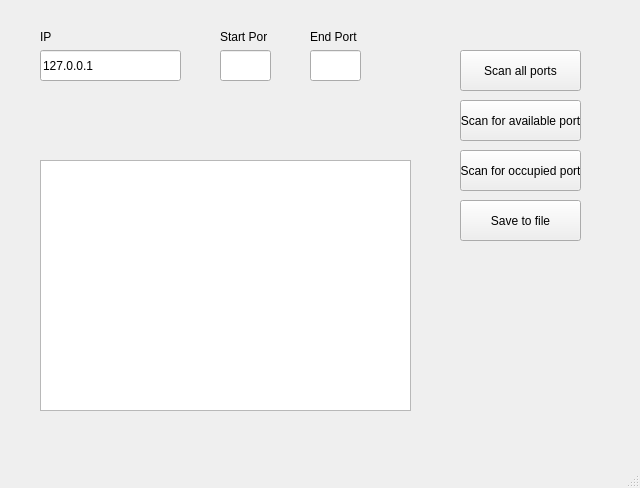
<?xml version="1.0" encoding="UTF-8"?>
<ui version="4.0">
 <class>MainWindow</class>
 <widget class="QMainWindow" name="MainWindow">
  <property name="geometry">
   <rect>
    <x>0</x>
    <y>0</y>
    <width>640</width>
    <height>488</height>
   </rect>
  </property>
  <property name="windowTitle">
   <string>Port Scanner</string>
  </property>
  <widget class="QWidget" name="centralwidget">
   <widget class="QLineEdit" name="txtIp">
    <property name="geometry">
     <rect>
      <x>40</x>
      <y>50</y>
      <width>141</width>
      <height>31</height>
     </rect>
    </property>
    <property name="text">
     <string>127.0.0.1</string>
    </property>
   </widget>
   <widget class="QLineEdit" name="txtStartPort">
    <property name="geometry">
     <rect>
      <x>220</x>
      <y>50</y>
      <width>51</width>
      <height>31</height>
     </rect>
    </property>
   </widget>
   <widget class="QLineEdit" name="txtEndPort">
    <property name="geometry">
     <rect>
      <x>310</x>
      <y>50</y>
      <width>51</width>
      <height>31</height>
     </rect>
    </property>
   </widget>
   <widget class="QLabel" name="ipDesc">
    <property name="geometry">
     <rect>
      <x>40</x>
      <y>30</y>
      <width>47</width>
      <height>13</height>
     </rect>
    </property>
    <property name="text">
     <string>IP</string>
    </property>
   </widget>
   <widget class="QLabel" name="StartPortDesc">
    <property name="geometry">
     <rect>
      <x>220</x>
      <y>30</y>
      <width>47</width>
      <height>13</height>
     </rect>
    </property>
    <property name="text">
     <string>Start Port</string>
    </property>
   </widget>
   <widget class="QLabel" name="EndPortDesc">
    <property name="geometry">
     <rect>
      <x>310</x>
      <y>30</y>
      <width>47</width>
      <height>13</height>
     </rect>
    </property>
    <property name="text">
     <string>End Port</string>
    </property>
   </widget>
   <widget class="QPushButton" name="btnScan">
    <property name="geometry">
     <rect>
      <x>460</x>
      <y>50</y>
      <width>121</width>
      <height>41</height>
     </rect>
    </property>
    <property name="text">
     <string>Scan all ports</string>
    </property>
   </widget>
   <widget class="QTextEdit" name="txtOutputWindow">
    <property name="geometry">
     <rect>
      <x>40</x>
      <y>160</y>
      <width>371</width>
      <height>251</height>
     </rect>
    </property>
   </widget>
   <widget class="QPushButton" name="btnScanOpened">
    <property name="geometry">
     <rect>
      <x>460</x>
      <y>100</y>
      <width>121</width>
      <height>41</height>
     </rect>
    </property>
    <property name="text">
     <string>Scan for available port</string>
    </property>
   </widget>
   <widget class="QPushButton" name="btnScanClosed">
    <property name="geometry">
     <rect>
      <x>460</x>
      <y>150</y>
      <width>121</width>
      <height>41</height>
     </rect>
    </property>
    <property name="text">
     <string>Scan for occupied port</string>
    </property>
   </widget>
   <widget class="QPushButton" name="btnSave">
    <property name="geometry">
     <rect>
      <x>460</x>
      <y>200</y>
      <width>121</width>
      <height>41</height>
     </rect>
    </property>
    <property name="text">
     <string>Save to file</string>
    </property>
   </widget>
  </widget>
  <widget class="QMenuBar" name="menubar">
   <property name="geometry">
    <rect>
     <x>0</x>
     <y>0</y>
     <width>640</width>
     <height>21</height>
    </rect>
   </property>
  </widget>
  <widget class="QStatusBar" name="statusbar"/>
 </widget>
 <resources/>
 <connections/>
</ui>
